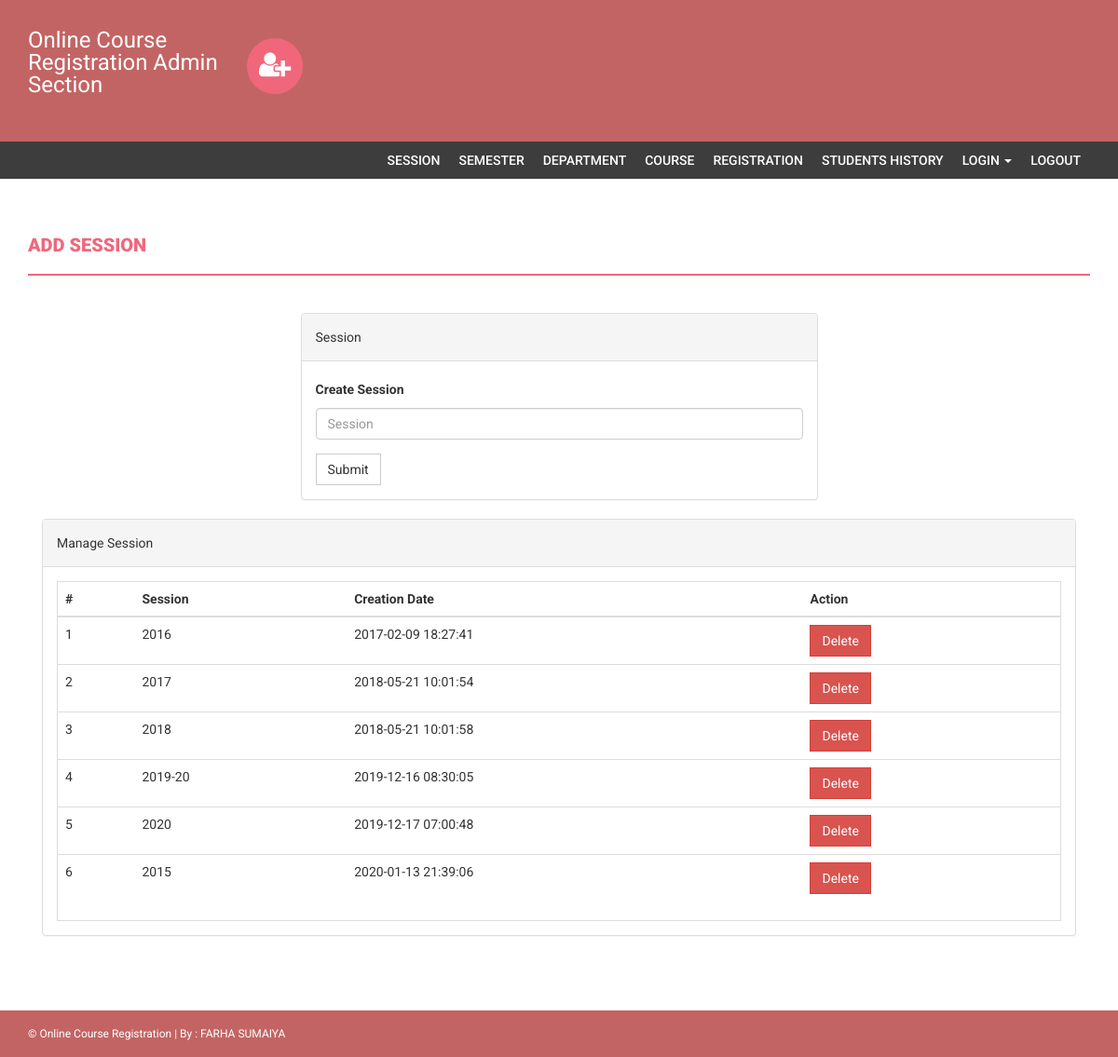
Screenshot of /admin - Copy/session.php (signed in) with the database file from the repository.
### tables this page shows
CREATE TABLE `session` (
  `id` int(11) NOT NULL,
  `session` varchar(255) DEFAULT NULL,
  `creationDate` timestamp NULL DEFAULT current_timestamp()
);

### admin - Copy/session.php (the view, shortened to what this page needs)
<?php
if(strlen($_SESSION['alogin'])==0)
    {
header('location:index.php');
}
else{
?>
<!DOCTYPE html>
<html xmlns="http://www.w3.org/1999/xhtml">
<head>
    <link href="assets/css/bootstrap.css" rel="stylesheet" />
    <link href="assets/css/font-awesome.css" rel="stylesheet" />
    <link href="assets/css/style.css" rel="stylesheet" />
</head>
<body>
<?php include('includes/header.php');?>
<?php if($_SESSION['alogin']!="")
{
 include('includes/menubar.php');
}
 ?>
    <div class="content-wrapper">
        <div class="container">
              <div class="row">
                    <div class="col-md-12">
                        <h1 class="page-head-line">Add session  </h1>
                    </div>
                </div>
                <div class="row" >
                  <div class="col-md-3"></div>
                    <div class="col-md-6">
                        <div class="panel panel-default">
                        <div class="panel-heading">
                           Session
                        </div>
                        <div class="panel-body">
                       <form name="session" method="post">
   <div class="form-group">
    <label for="session">Create Session </label>
    <input type="text" class="form-control" id="sesssion" name="sesssion" placeholder="Session" />
  </div>
 <button type="submit" name="submit" class="btn btn-default">Submit</button>
</form>
                            </div>
                            </div>
                    </div>
                </div>
                <div class="col-md-12">
                    <div class="panel panel-default">
                        <div class="panel-heading">
                            Manage Session
                        </div>
                        <div class="panel-body">
                            <div class="table-responsive table-bordered">
                                <table class="table">
                                    <thead>
                                        <tr>
                                            <th>#</th>
                                            <th>Session</th>
                                            <th>Creation Date</th>
                                            <th>Action</th>
                                        </tr>
                                    </thead>
                                    <tbody>
<?php
$sql=mysqli_query($con,"select * from session");
$cnt=1;
while($row=mysqli_fetch_array($sql))
{
?>
                                        <tr>
                                            <td><?php echo $cnt;?></td>
                                            <td><?php echo htmlentities($row['session']);?></td>
                                            <td><?php echo htmlentities($row['creationDate']);?></td>
                                            <td>
  <a href="session.php?id=<?php echo $row['id']?>&del=delete" onClick="return confirm('Are you sure you want to delete?')">
                                            <button class="btn btn-danger">Delete</button>
</a>
                                            </td>
                                        </tr>
<?php
$cnt++;
} ?>
                                    </tbody>
                                </table>
                            </div>
                        </div>
                    </div>
                </div>
            </div>
        </div>
  <?php include('includes/footer.php');?>
</body>
</html>
<?php } ?>

### admin - Copy/assets/css/style.css (style rules this page uses)
body { font-family: 'Roboto', sans-serif; line-height: 30px; }
.content-wrapper { margin-top: 40px; min-height: 600px; padding-bottom: 60px; }
.page-head-line { font-weight: 900; padding-bottom: 20px; border-bottom: 2px solid #F0677C; text-transform: uppercase; color: #F0677C; font-size: 20px; margin-bottom: 40px; }
.btn { border-radius: 0px; -webkit-border-radius: 0px; -moz-border-radius: 0px; }

### rows the page displays
session: session "2016", creationDate "2017-02-09 18:27:41"
session: session "2017", creationDate "2018-05-21 10:01:54"
session: session "2018", creationDate "2018-05-21 10:01:58"
session: session "2019-20", creationDate "2019-12-16 08:30:05"
session: session "2020", creationDate "2019-12-17 07:00:48"
session: session "2015", creationDate "2020-01-13 21:39:06"
